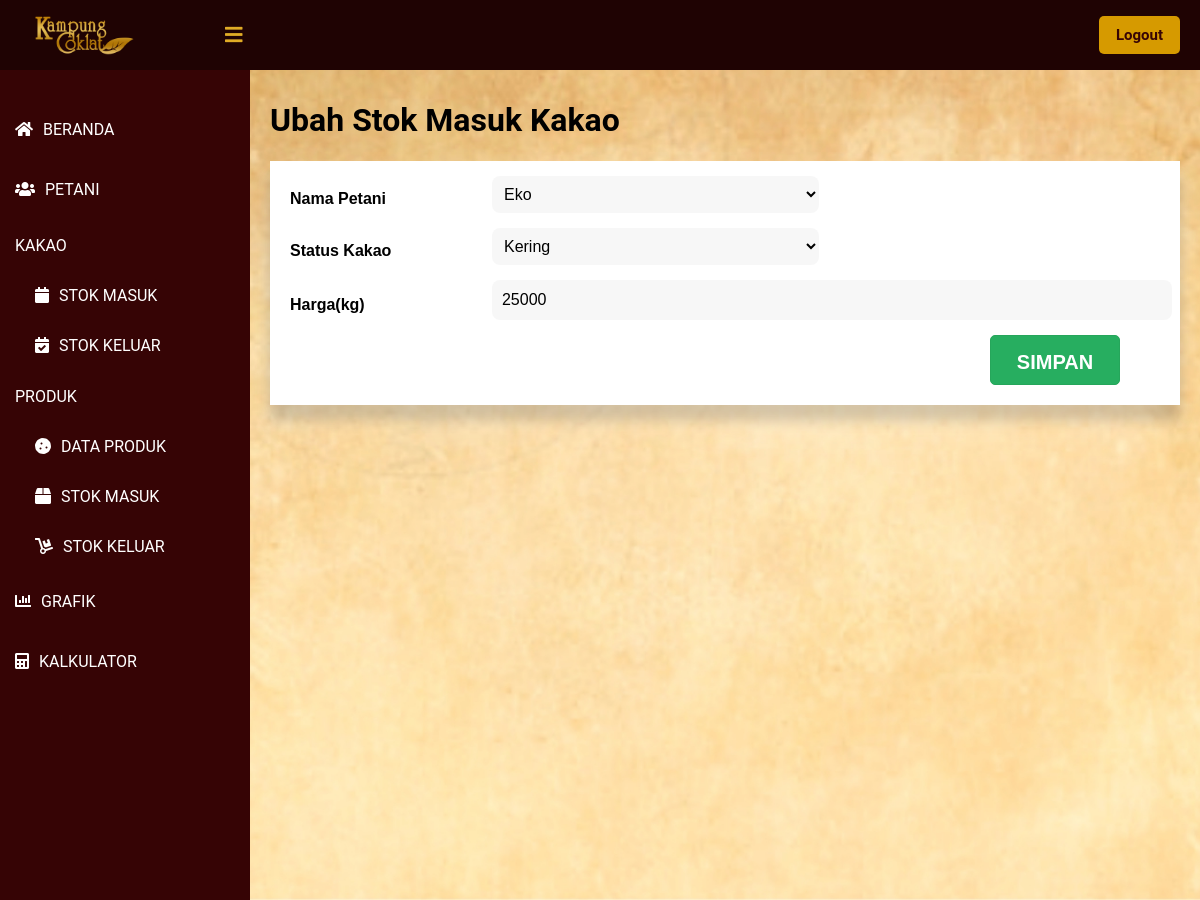
The page /public/ubah_stok/2 (signed in) on the database its author committed.
### tables this page shows
CREATE TABLE `stok_kakao` (
  `id_stok` int(11) NOT NULL,
  `tanggal_setor` timestamp NOT NULL DEFAULT current_timestamp() ON UPDATE current_timestamp(),
  `nama_petani` int(11) NOT NULL,
  `stok_masuk` int(11) NOT NULL,
  `status_kakao` int(11) NOT NULL,
  `harga` int(11) NOT NULL
);

CREATE TABLE `petani` (
  `id_petani` int(11) NOT NULL,
  `nama_petani` varchar(60) NOT NULL,
  `tanggal_lahir` date NOT NULL,
  `alamat_kec` int(11) NOT NULL,
  `status_anggota` int(11) NOT NULL
);

### app/core/Controller.php (called while the page is built, shortened)
<?php
class Controller {
    public function view($view, $data = [])
    {
        require_once   '../app/views/'.$view.'.php';
    }
    public function model($model)
    {
        return new $model;
    }
}
?>

### app/controllers/Ubah_stok.php (called while the page is built, shortened)
<?php
class Ubah_stok extends Controller {
    public function index($id)
    {
        $data = $this->model('Stok_model')->getStokKakaoById($id);
        $listPetani = $this->model('Petani_model')->getListPetani();
        $data['petani'] = $listPetani['list_data'];
        $this->view('ubah_stok/index', $data);
    }
}
?>

### app/core/App.php (called while the page is built, shortened)
<?php
class App {
    protected $method = 'index';
    protected $params = [];
    public function __construct()
    {
        $url = $this->parseURL();
        if ( file_exists('../app/controllers/' . $url[0] . '.php') ) {
            unset($url[0]);
        }
        $this->controller = new $this->controller;
        if ( !empty($url) ) {
            $this->params = array_values($url);
        }
        call_user_func_array([$this->controller, $this->method], $this->params);
    }
    public function parseURL()
    {
        if ( isset($_GET['url']) ) {
            $url = rtrim($_GET['url'], '/');
            $url = filter_var($url, FILTER_SANITIZE_URL);
            $url = explode("/", $url);
            return $url;
        }
    }
}

### public/index.php (called while the page is built, shortened)
<?php
$app = new App;

### app/core/Database.php (called while the page is built, shortened)
<?php
class Database {
    private $host = DB_HOST;
    private $db_name = DB_NAME;
    private $dbh;
    private $stmt;
    public function __construct()
    {
        $dsn = 'mysql:host=' . $this->host . ';dbname=' . $this->db_name;
        try {
            $this->dbh = new PDO($dsn, 'root', '');
        } catch(PDOException $e) {
            die($e->getMessage());
        }
    }
    public function query($query)
    {
        $this->stmt = $this->dbh->prepare($query);
    }
    public function execute()
    {
        $this->stmt->execute();
    }
    public function resultSet()
    {
        $this->execute();
        return $this->stmt->fetchAll(PDO::FETCH_ASSOC);
    }
    public function single()
    {
        $this->execute();
        return $this->stmt->fetch(PDO::FETCH_ASSOC);
    }
}

### app/models/Petani_model.php (called while the page is built, shortened)
<?php
class Petani_model {
    private $table = 'petani';
    private $db;
    public function __construct()
    {
        $this->db = new Database;
    }
    public function getListPetani($page = null)
    {
        $data = [];
        $jumlahDataSetiapPage = 10;
        $this -> db -> query("SELECT petani.*, alamat.nama_kategori AS alamat, status_anggota.nama_kategori AS status_anggota FROM `" . $this->table . "` JOIN kategori AS alamat ON alamat.id = petani.alamat_kec JOIN kategori AS status_anggota ON status_anggota.id = petani.status_anggota WHERE status_anggota = '25'");
        $daftarData = $this -> db -> resultSet();
        $jumlahData = count($daftarData);
        $jumlahPage = ceil($jumlahData / $jumlahDataSetiapPage);
        $halamanSaatIni = ( isset($page) ) ? $page : 1;
        $data['list_data'] = $daftarData;
        $data['halaman_saat_ini'] = $halamanSaatIni;
        $data['jumlah_halaman'] = $jumlahPage;
        return $data;
    }
}

### app/models/Stok_model.php (called while the page is built, shortened)
<?php
class Stok_model {
    private $db;
    public function __construct()
    {
        $this->db = new Database;
    }
    public function getStokKakaoById($id_stok){
        $this->db->query('SELECT * FROM stok_kakao WHERE id_stok = '.$id_stok);
        return $this->db->single();
    }
}

### app/views/ubah_stok/index.php (the view, shortened to what this page needs)
<!DOCTYPE html>
<html>
<head>
	<link href="<?= BASEURL ?>/css/tambah_petani.css" rel="stylesheet" type="text/css">
    <link rel="stylesheet" href="https://cdnjs.cloudflare.com/ajax/libs/font-awesome/5.12.1/css/all.min.css">
</head>
<body>
    <header>
        <label for="check">
            <i class="fas fa-bars" id="sidebar_btn"></i>
        </label>
        <div class="left_area">
            <img src="http://localhost/KampungCoklat/public/img/Logo-Daun.png">
        </div>
        <div class="right_area">
            <a href="#" class="logout_btn">Logout</a>
        </div>
    </header>
    <div class="sidebar">
        <a class="menu" href="<?= BASEURL ?>/beranda"><i class="fas fa-home"></i><span>BERANDA</span></a>
        <a class="menu" href="<?= BASEURL ?>/lihat_petani/1"><i class="fas fa-users"></i><span>PETANI</span></a>
        <p class="menu2">KAKAO</p>
        <a class="sub_menu" href="<?= BASEURL ?>/lihat_stok/1"><i class="fas fa-calendar"></i><span>STOK MASUK</span></a>
        <a class="sub_menu" href="<?= BASEURL ?>/lihat_SKK/1"><i class="fas fa-calendar-check"></i><span>STOK KELUAR</span></a>
        <p class="menu2">PRODUK</p>
        <a class="sub_menu" href="<?= BASEURL ?>/lihat_produk/1"><i class="fas fa-cookie"></i><span>DATA PRODUK</span></a>
        <a class="sub_menu" href="<?= BASEURL ?>/lihat_SMP/1"><i class="fas fa-box"></i><span>STOK MASUK</span></a>
        <a class="sub_menu" href="<?= BASEURL ?>/lihat_SKP/1"><i class="fas fa-dolly"></i><span>STOK KELUAR</span></a>
        <a class="menu" href="#"><i class="fas fa-chart-bar"></i><span>GRAFIK</span></a>
        <a class="menu" href="#"><i class="fas fa-calculator"></i><span>KALKULATOR</span></a>
    </div>
    <div class="content">
        <div class="card">
            <h1>Ubah Stok Masuk Kakao</h1>
        </div>
        <div class="card_table">
            <div>
                <div class="kotak">
                <form action="<?= BASEURL ?>/Ubah_stok/update" method="post">
                    <div class="form">
                        <div class="inputfield">
                            <label class="dataDiri">Nama Petani</label>
                            <div style="width: 100%;">
                                <select class="select" name="nama_petani" id="nama_petani" required oninvalid="this.setCustomValidity('Pilih Nama Petani')" oninput="setCustomValidity('')">
                                    <?php foreach ($data['petani'] as $value) { ?>
                                        <option value="<?= $value['id_petani'] ?>" <?= (isset($data['nama_petani']) && $data['nama_petani'] == $value['id_petani']) ? 'selected' : '' ?>><?= $value['nama_petani'] ?></option>
                                    <?php } ?>
                                </select>
                            </div>
                        </div>
                        <div class="inputfield">
					        <label class="dataDiri">Status Kakao</label>
                            <div style="width: 100%;">
                                <select class="select" name="status_kakao" id="status_kakao" required oninvalid="this.setCustomValidity('Pilih Status Kakao')" oninput="setCustomValidity('')">
                                    <option value="27" <?= (isset($data['status_kakao']) && $data['status_kakao'] == 27) ? 'selected' : '' ?>>Kering</option>
                                </select>
                            </div>
                        </div>
                        <div class="inputfield">
                            <label class="dataDiri">Harga(kg)</label>
                            <div style="width: 100%;">
                                <input class="diri" id="harga" name="harga" value="<?= $data['harga'] ?? '' ?>" required oninvalid="this.setCustomValidity('Harga tidak boleh kosong')" oninput="setCustomValidity('')">
                            </div>
                        </div>
                        <div class="inputfield">
                            <div style="width: 100%">
                                <button class="click-me"><label for="klik">SIMPAN</label></button>
                            </div>
                        </div>
                    </div>
                </form>
                </div>
            </div>
        </div>
    </div>
</body>
</html>

### public/css/tambah_petani.css (style rules this page uses)
body { margin: 0; padding: 0; font-family: "Roboto", sans-serif; user-select: none; }
header { z-index: 1; position: fixed; background: #1f0303; padding: 20px; width: calc(100% - 0%); top: 0; height: 30px; }
.left_area img { width: 120px; margin-top: -15px; }
.logout_btn { padding-left: 17px; padding-right: 17px; padding-bottom: 10px; padding-top: 10px; background: #d69a00; text-decoration: none; float: right; margin-top: -60px; margin-right: 40px; border-radius: 5px; font-size: 15px; font-weight: 600; color: #360405; transition: 0.5s; transition-property: background; }
.sidebar { z-index: 1; top: 0; background: #360405; margin-top: 70px; padding-top: 30px; position: fixed; left: 0; width: 250px; height: calc(100% - 9%); transition: 0.5s; transition-property: left; overflow-y: auto; }
.menu { color: #fff; display: block; width: 100%; line-height: 60px; text-decoration: none; padding-left: 15px; box-sizing: border-box; transition: 0.5s; transition-property: background; }
.menu2 { color: #fff; display: block; width: 100%; text-decoration: none; padding-left: 15px; box-sizing: border-box; transition: 0.5s; transition-property: background; }
.sub_menu { color: #fff; display: block; width: 100%; line-height: 50px; text-decoration: none; padding-left: 35px; box-sizing: border-box; transition: 0.5s; transition-property: background; }
.sidebar i { padding-right: 10px; }
label #sidebar_btn { z-index: 1; color: #e0ac26; position: fixed; cursor: pointer; left: 225px; font-size: 20px; margin: 5px 0; transition: 0.5s; transition-property: color; }
.content { background: url('http://localhost/KampungCoklat/public/img/bg.jpg') no-repeat; background-position: center; background-size: cover; height: 100vh; transition: 0.5s; width: (100% - 250px); margin-top: 60px; padding: 20px; margin-left: 250px; }
.content .card_table { box-shadow: 0 19px 38px rgba(255, 255, 255, 0.3), 0 15px 12px rgba(0,0,0,0.22); background-color: #fff; }
.kotak { margin: 20px; }
.kotak .form .inputfield { margin-bottom: 15px; display: flex; align-items: center; }
.dataDiri { width: 250px; font-family: Helvetica; font-size: 16px; margin-top: 10px; margin-right: 10px; font-weight: bold; }
.kotak .form .inputfield .diri { width: 100%; outline: none; border-left: none; border-right: none; border-bottom: none; border-top: none; padding-left: 10px; font-family: Helvetica; font-size: 16px; border-radius: 8px; height: 38px; transition: all 0.3s ease; background-color: rgba(235, 235, 235, 0.4); }
.select { width: 49%; height: 37px; background-color: rgba(235, 235, 235, 0.4); border-left: none; border-right: none; border-bottom: none; border-top: none; outline: none; border-radius: 8px; padding-left: 8px; font-family: Helvetica; font-size: 16px; }
.kotak .form .inputfield:last-child { margin-bottom: 0; }
.click-me { display: block; width: 130px; height: 50px; background-color: #27ae60; border: 1px solid #26a65b; color: white; text-align: center; font-size: 20px; line-height: 50px; border-radius: 5px; cursor: pointer; float: right; margin-right: 40px; margin-bottom: 20px; font-weight: bold; transition: 0.5s; }

### rows shown on the page
stok_kakao: nama_petani "Eko", status_kakao "Kering", harga "25000"
